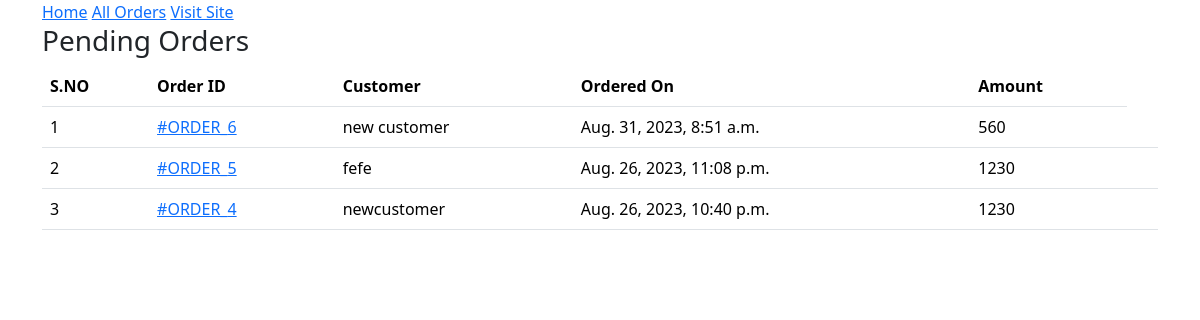
The app's page /admin-home/ (signed in), older data.
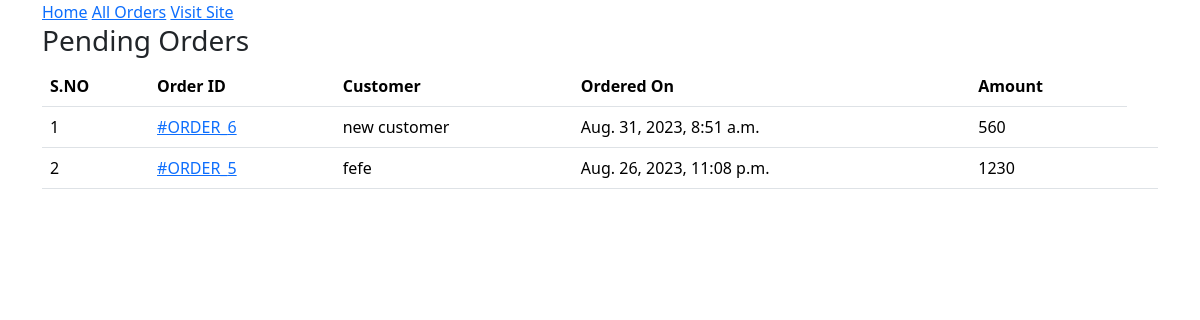
The same page, newer data.
### ecomapp/models.py (models this page shows, shortened)
class Order(models.Model):
    cart = models.OneToOneField(Cart, on_delete=models.CASCADE)
    ordered_by = models.CharField(max_length=200)
    shipping_address = models.CharField(max_length=200)
    mobile = models.CharField(max_length=10)
    email = models.EmailField()
    subtotal = models.PositiveIntegerField()
    discount = models.PositiveIntegerField()
    total = models.PositiveIntegerField()
    order_status = models.CharField(max_length=50, choices=ORDER_STATUS)
    created_at = models.DateTimeField(auto_now_add=True)
    payment_method= models.CharField(max_length=20,choices = METHOD,default="Cash On Delivery"),
    payment_completed = models.BooleanField(default=False, null = True, blank=True)

### ecomapp/views.py (the view)
# urls.py: path("admin-home/",AdminHomeView.as_view(),name="adminhome"),
class AdminHomeView(AdminRequiredMixin,TemplateView):
    template_name = "adminpages/adminhome.html"
    def get_context_data(self, **kwargs):
        context = super().get_context_data(**kwargs)
        context["pendingorders"] = Order.objects.filter(
            order_status="Order Received").order_by("-id")
        return context

### ecomapp/views.py (called while the page is built)
    def dispatch(self, request, *args,**kwargs):
        if request.user.is_authenticated and Admin.objects.filter(user=request.user).exists():
            pass
        else:
            return redirect("/admin-login/")
        return super().dispatch(request, *args, **kwargs)

### templates/adminpages/adminhome.html (shortened to what this page needs)
{% extends 'adminpages/adminbase.html' %}
{% block content %}
<div class="container">
    <div class="row">
        <div class="col-md-12">
            <h3>Pending Orders</h3>
            <table class="table">
                <thead>
                    <tr>
                        <th>S.NO</th>
                        <th>Order ID</th>
                        <th>Customer</th>
                        <th>Ordered On</th>
                        <th>Amount</th>
                    </tr>
                </thead>
                <tbody>
                    {% for order in pendingorders %}
                    <tr>
                        <td>{{forloop.counter}}</td>
                        <td><a href="{% url 'ecomapp:adminorderdetail' order.id %}">#ORDER_{{order.id}}</a></td>
                        <td>{{order.ordered_by}}</td>
                        <td>{{order.created_at}}</td>
                        <td>{{order.total}}<td>
                    </tr>
                    {% endfor %}
                </tbody>
            </table>
        </div>
    </div>
</div>
{% endblock content %}

Row changes from the older to the newer data that the page shows:
no longer on this page (row edited): Order: id "4", ordered_by "newcustomer", created_at "Aug. 26, 2023, 10:40 p.m.", total "1230"
